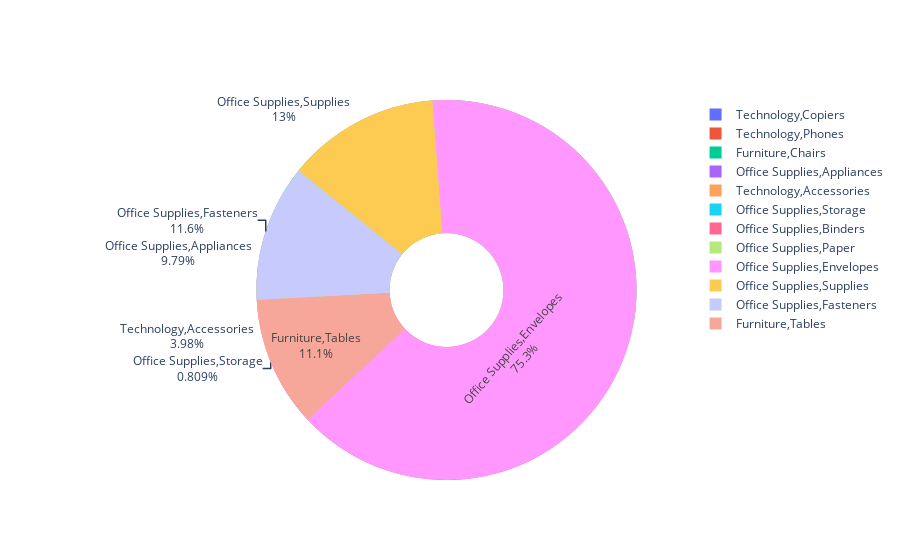

Source (notebook cell):
### Code cell
import plotly.graph_objects as go
fig = go.Figure(data=go.Pie(labels=profitCategory.index, values=df['profit'], textinfo='label+percent', 
                           hoverinfo='value', hole=0.3, sort=False))
fig.show()

### Figure 1 — Plotly figure (JSON) as saved in the notebook; plotly's stock layout.template omitted (floating-point values rounded to 4 significant figures; data arrays with more than 128 entries replaced by an {"elided": "..."} marker saying what was removed)
{"data": [{"hole": 0.3, "hoverinfo": "value", "labels": [["Technology", "Copiers"], ["Technology", "Phones"], ["Furniture", "Chairs"], ["Furniture", "Bookcases"], ["Office Supplies", "Appliances"], ["Technology", "Accessories"], ["Office Supplies", "Storage"], ["Office Supplies", "Binders"], ["Technology", "Machines"], ["Office Supplies", "Paper"], ["Office Supplies", "Art"], ["Furniture", "Furnishings"], ["Office Supplies", "Envelopes"], ["Office Supplies", "Supplies"], ["Office Supplies", "Labels"], ["Office Supplies", "Fasteners"], ["Furniture", "Tables"]], "sort": false, "textinfo": "label+percent", "type": "pie", "values": {"elided": "33759 float values"}}], "layout": {}}
